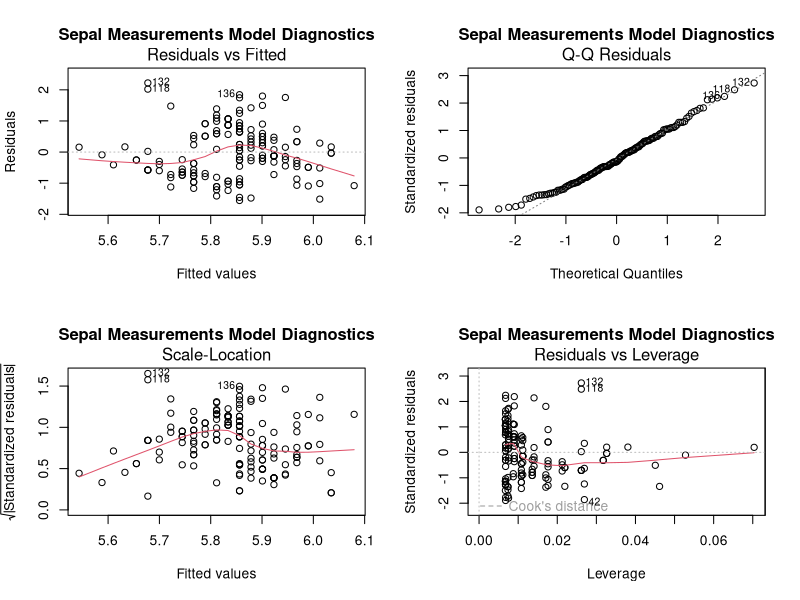
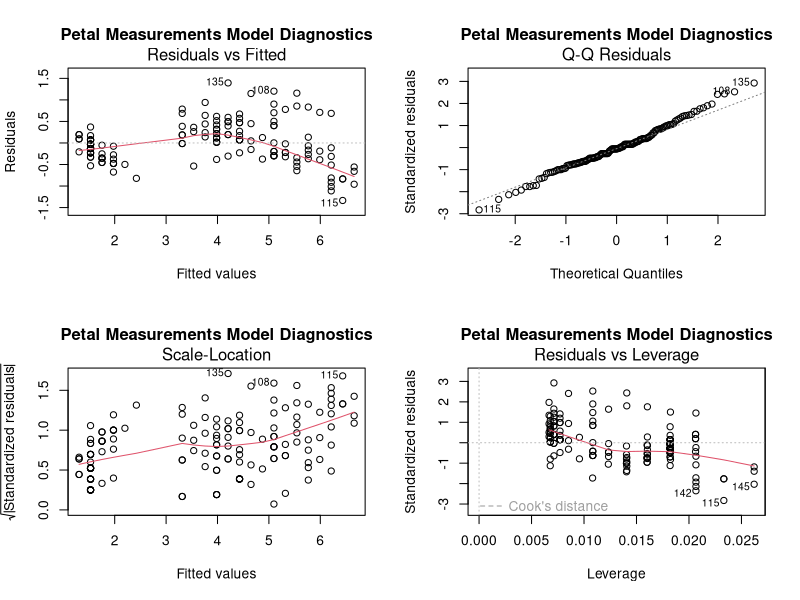

Write the R code that produced these figures, in order.
# Load required libraries
library(ggplot2)
library(dplyr)

# Load the iris dataset (it's built into R)
data(iris)

# Example 1: Sepal Length vs Sepal Width
# Fit linear regression model
sepal_model <- lm(Sepal.Length ~ Sepal.Width, data=iris)

# Print model summary
cat("\nExample 1: Sepal Length vs Sepal Width Analysis\n")
cat("-------------------------------------------\n")
summary(sepal_model)

# Create visualization
sepal_plot <- ggplot(iris, aes(x=Sepal.Width, y=Sepal.Length, color=Species)) +
  geom_point(alpha=0.6) +
  geom_smooth(method='lm', color='red', se=TRUE) +
  labs(title='Sepal Length vs Sepal Width',
       subtitle='Simple Linear Regression',
       x='Sepal Width (cm)',
       y='Sepal Length (cm)') +
  theme_minimal()

# Example 2: Petal Length vs Petal Width
# Fit linear regression model
petal_model <- lm(Petal.Length ~ Petal.Width, data=iris)

# Print model summary
cat("\nExample 2: Petal Length vs Petal Width Analysis\n")
cat("-------------------------------------------\n")
summary(petal_model)

# Create visualization
petal_plot <- ggplot(iris, aes(x=Petal.Width, y=Petal.Length, color=Species)) +
  geom_point(alpha=0.6) +
  geom_smooth(method='lm', color='red', se=TRUE) +
  labs(title='Petal Length vs Petal Width',
       subtitle='Simple Linear Regression',
       x='Petal Width (cm)',
       y='Petal Length (cm)') +
  theme_minimal()

# Example 3: Making Predictions
# Create new data for predictions
new_measurements <- data.frame(
  Sepal.Width = c(3.0, 3.5, 4.0),
  Petal.Width = c(1.0, 1.5, 2.0)
)

# Make predictions
sepal_predictions <- predict(sepal_model, 
                             newdata=data.frame(Sepal.Width=new_measurements$Sepal.Width), 
                             interval="prediction")
petal_predictions <- predict(petal_model, 
                             newdata=data.frame(Petal.Width=new_measurements$Petal.Width), 
                             interval="prediction")

# Print predictions
cat("\nExample 3: Predictions\n")
cat("--------------------\n")
cat("\nSepal Length Predictions:\n")
print(sepal_predictions)
cat("\nPetal Length Predictions:\n")
print(petal_predictions)

# Example 4: Model Diagnostics
# Function to create diagnostic plots
create_diagnostic_plots <- function(model, title) {
  par(mfrow=c(2,2))
  plot(model, main=title)
  par(mfrow=c(1,1))
}

cat("\nExample 4: Model Diagnostics\n")
cat("-------------------------\n")
create_diagnostic_plots(sepal_model, "Sepal Measurements Model Diagnostics")
create_diagnostic_plots(petal_model, "Petal Measurements Model Diagnostics")

# Example 5: Model Evaluation and Comparison
calculate_metrics <- function(model) {
  rsquared <- summary(model)$r.squared
  adj_rsquared <- summary(model)$adj.r.squared
  rmse <- sqrt(mean(model$residuals^2))
  
  cat("\nModel Evaluation Metrics:\n")
  cat("R-squared:", rsquared, "\n")
  cat("Adjusted R-squared:", adj_rsquared, "\n")
  cat("RMSE:", rmse, "\n")
}

cat("\nExample 5: Model Evaluation\n")
cat("-------------------------\n")
cat("\nSepal Measurements Model Metrics:\n")
calculate_metrics(sepal_model)
cat("\nPetal Measurements Model Metrics:\n")
calculate_metrics(petal_model)

# Example 6: Species-Specific Analysis
# Analyze regression relationships within each species
for(species in unique(iris$Species)) {
  species_data <- iris[iris$Species == species,]
  
  # Fit models for this species
  species_sepal_model <- lm(Sepal.Length ~ Sepal.Width, data=species_data)
  species_petal_model <- lm(Petal.Length ~ Petal.Width, data=species_data)
  
  cat(sprintf("\nRegression Analysis for %s:\n", species))
  cat("\nSepal Measurements:\n")
  print(summary(species_sepal_model)$coefficients)
  cat("\nPetal Measurements:\n")
  print(summary(species_petal_model)$coefficients)
}